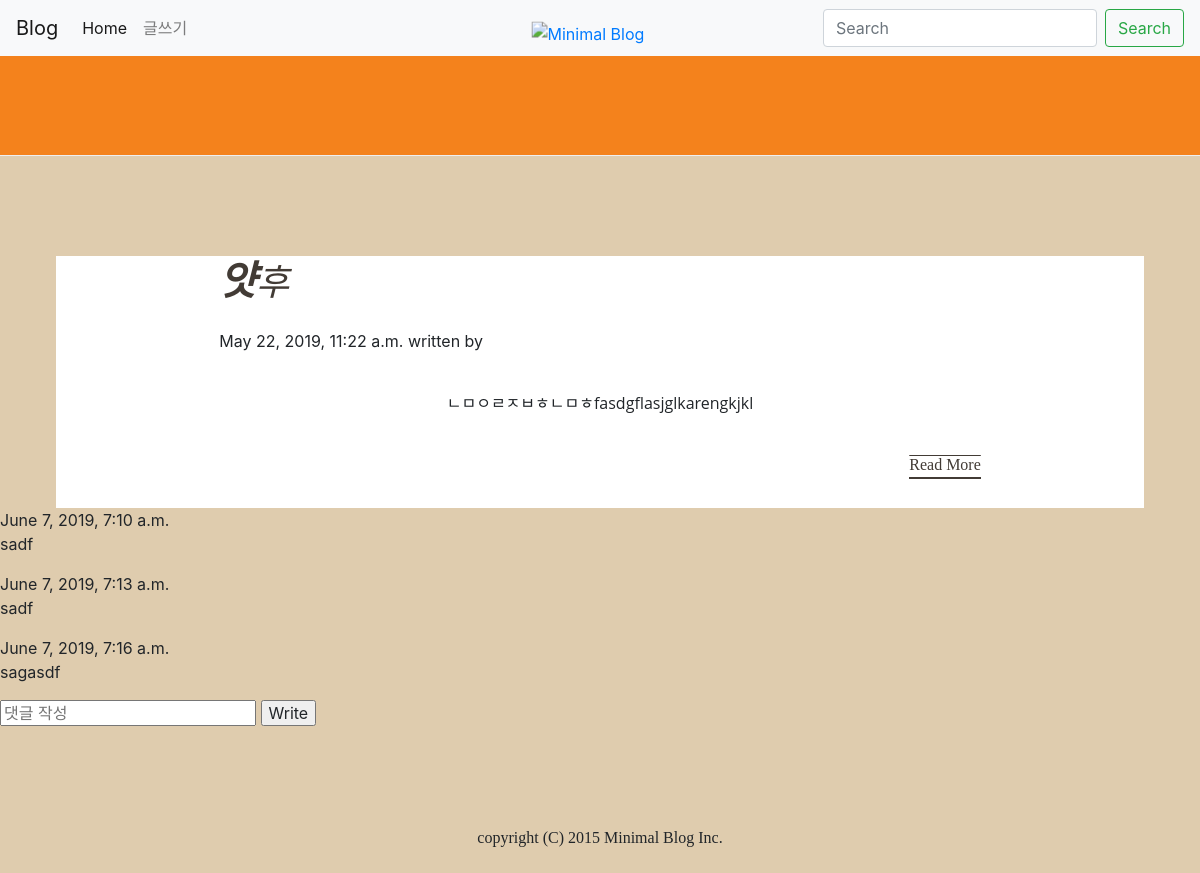
The page /n/3 on the database its author committed.
### main/models.py (models this page shows, shortened)
class Post(models.Model):
    title = models.CharField(max_length=100)
    date = models.DateTimeField(auto_now_add=True)
    body = models.TextField()

class Comment(models.Model):
    post = models.ForeignKey(Post, on_delete=models.CASCADE, null=True, related_name='comments')
    comment_date = models.DateTimeField(auto_now_add=True)
    comment_contents = models.CharField(max_length=200)

### main/views.py (the view)
# urls.py: path('n/<int:post_id>', main.views.detail, name ="detail"),
def detail(request, post_id):
    post = get_object_or_404(Post, pk =post_id)
    var = {
        'posts':post,
    }
    return render(request, 'detail.html', var)

### main/templates/detail.html (shortened to what this page needs)
{% extends 'base.html' %}
{%block content%}
    <div class="animated fadeInLeft">
      <div class="post">
          <div class="section">
              <h1>{{posts.title}}</h1>{{posts.date}}
              written by {{user.first_name}}
          <p>{{posts.body}}</p>
          <a href="#" class="readmore">Read More</a>
          </div>
      </div>
      {% for comment in posts.comments.all %}
        <div>
            <div class="date">{{ comment.comment_date }}</div>
            <p>{{ comment.comment_contents }}</p>
        </div>
    {% empty %}
        <p>댓글이 없습니다.</p>
    {% endfor %}
    <form action="{% url 'comment_write' post_pk=posts.pk %}" method="POST">
        <input type="text" name="content" placeholder="댓글 작성">
        <input type="submit" value="Write">
    </form>
    </div>
{%endblock%}

### main/templates/base.html (style rules this page uses)
*, *::after, *::before { box-sizing: inherit; }
body { margin: 0; }
a { background-color: transparent; }
h1 { font-size: 2em; margin: 0.67em 0; }
button, input, optgroup, select, textarea { color: inherit; font: inherit; margin: 0; }
button, html input[type="button"], input[type="reset"], input[type="submit"] { -webkit-appearance: button; cursor: pointer; }
input { line-height: normal; }
body { margin: 0px; background: #DFCCAE; }
.post { max-width: 68em; margin-left: auto; margin-right: auto; margin-top: 100px; background: white; }
.post::after { clear: both; content: ""; display: table; }
.post .section { width: 70%; margin: 0 auto; padding-bottom: 5%; }
.post h1 { font-family: 'Playfair Display', serif; font-style: italic; font-weight: 400; color: #423B35; text-align: left; font-size: 36px; }
.post h1::first-letter { font-weight: 700; font-size: 40px; }
.post p { outline-offset: 110px; text-align-last: center; font-family: open sans; font-weight: 400; margin: 5% auto; }
.post .readmore { text-decoration-color: #DFCCAE; text-decoration: overline; color: #423B35; display: block; float: right; font-family: 'Playfair Display', serif; border-bottom: 2px inset #423B35; }

### rows shown on the page
Post: title "얏후", date "May 22, 2019, 11:22 a.m.", body "ㄴㅁㅇㄹㅈㅂㅎㄴㅁㅎfasdgflasjglkarengkjkl"
Comment: comment_date "June 7, 2019, 7:10 a.m.", comment_contents "sadf"
Comment: comment_date "June 7, 2019, 7:13 a.m.", comment_contents "sadf"
Comment: comment_date "June 7, 2019, 7:16 a.m.", comment_contents "sagasdf"
